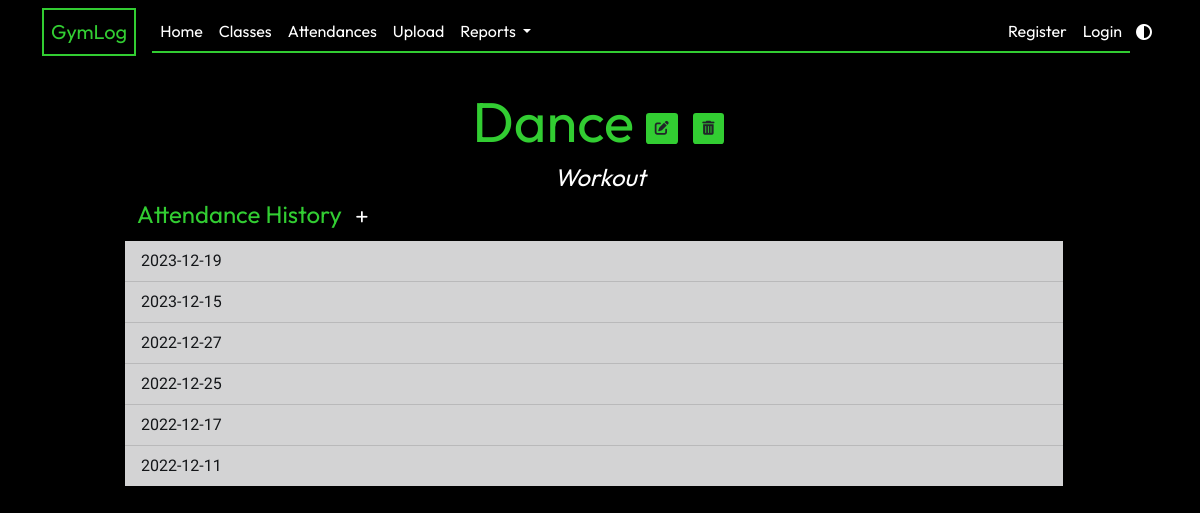
Page /class/11 on the committed database.
### app/models.py (models this page shows, shortened)
class GymClass(db.Model):
    id = db.Column(db.Integer, primary_key=True)
    name = db.Column(db.String(20), unique=True, nullable=False)
    class_type = db.Column(db.String(3), default="Workout")
    attendance_list = db.relationship("Attendance", backref="class_taken", lazy=True)

class Attendance(db.Model):
    id = db.Column(db.Integer, primary_key=True)
    class_id = db.Column(db.Integer, db.ForeignKey("gym_class.id"), nullable=False)
    date_attended = db.Column(db.Date, nullable=False, default=date.today)
    def __lt__(self, other):
        return self.date_attended < other.date_attended

### app/classes/routes.py (the view)
@classes.route("/class/<int:class_id>")
def show_class(class_id):
    gymclass = GymClass.query.get(class_id)
    return render_template("class.html", legend=gymclass.name, gymclass=gymclass)

### app/templates/class.html (shortened to what this page needs)
{% extends "layout.html" %} {% block content %}
<div class="text-center mt-2">
  <h1 class="display-4">
    {{ gymclass.name }}
    <a
      href="{{ url_for('classes.update_class', class_id=gymclass.id) }}"
      class="btn btn-sm btn-current"
      ><i class="fa-solid fa-pen-to-square"></i
    ></a>
    <button
      type="button"
      class="btn btn-current btn-sm m-1"
      data-bs-toggle="modal"
      data-bs-target="#deleteModal">
      <i class="fa-solid fa-trash-can"></i>
    </button>
  </h1>
  <h4 class="subtitle">{{ gymclass.class_type }}</h4>
</div>
<div class="row align-items-center">
  <h4>
    Attendance History
    <a
      href="{{ url_for('attendances.new_attendance', class_id=gymclass.id) }}"
      class="btn btn-sm btn-add"
      ><i class="fa-solid fa-plus"></i
    ></a>
  </h4>
  <ul class="list-group list-group-flush">
    {% for a in gymclass.attendance_list|sort(reverse=true) %}
    <li class="list-group-item list-group-item-dark">
      {{ a.date_attended.strftime('%Y-%m-%d') }}
    </li>
    {% endfor %}
  </ul>
</div>
{% endblock content %}6

### app/static/main.css (style rules this page uses)
:root { --primary-color: black; --secondary-color: white; --accent-color: #32cd32; --typewriter-speed: 2s; --typewriter-chars: 17; }
body { background-color: var(--primary-color); color: var(--secondary-color); margin: 0; min-height: 100vh; font-family: "Roboto"; }
h1, h2, h3, h4 { color: var(--accent-color); font-family: Outfit; }
.subtitle { color: var(--secondary-color); font-style: italic; }
.btn-current { background-color: var(--accent-color); border-radius: 10% 10%; }
.btn-add { background-color: transparent; color: var(--secondary-color); border-radius: 50%; }

### rows in the picture
GymClass: name "Dance", class_type "Workout"
Attendance: date_attended "2023-12-19"
Attendance: date_attended "2023-12-15"
Attendance: date_attended "2022-12-27"
Attendance: date_attended "2022-12-25"
Attendance: date_attended "2022-12-17"
Attendance: date_attended "2022-12-11"
